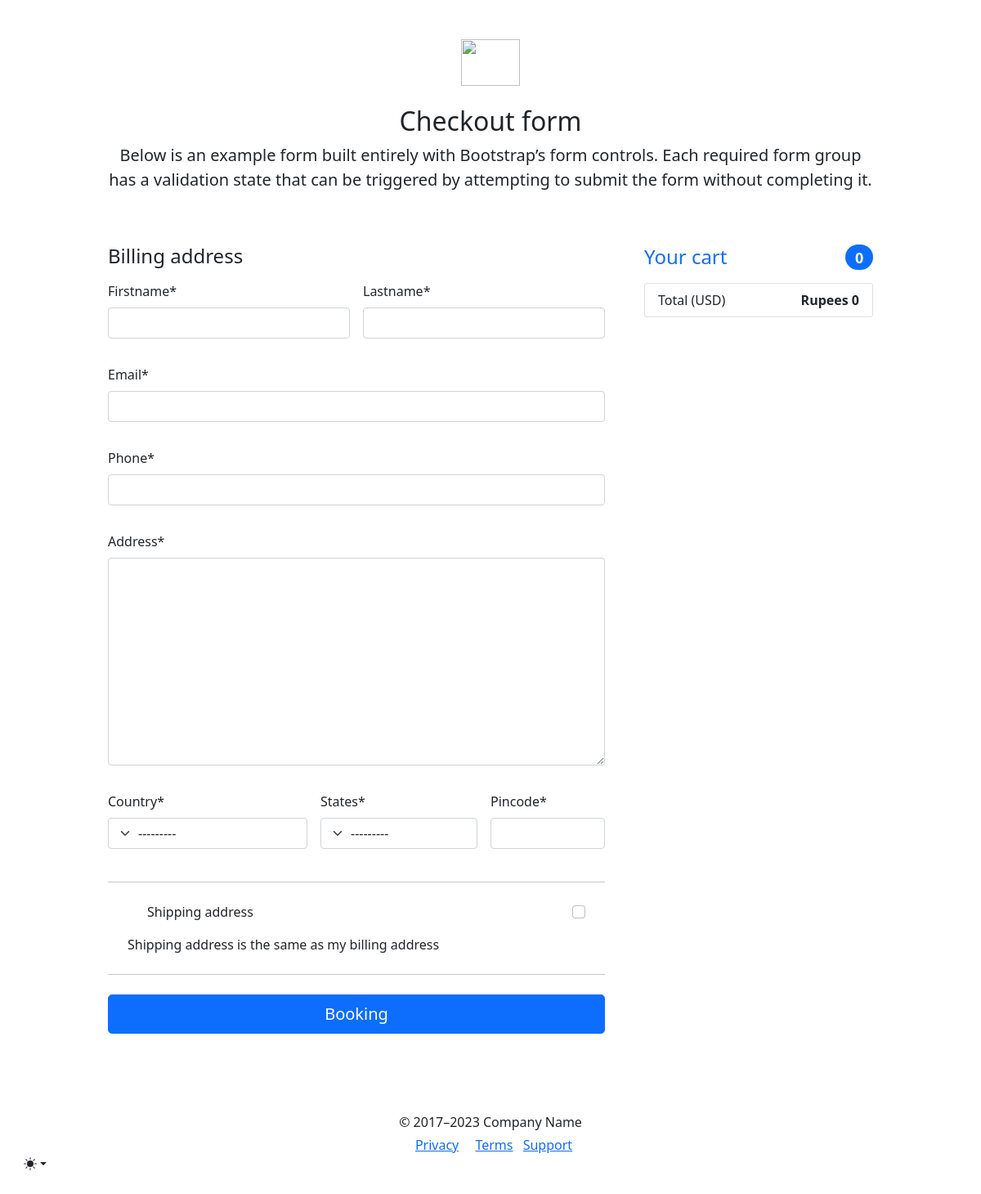
Page /food/checkout_food/ (signed in) on the earlier database version.
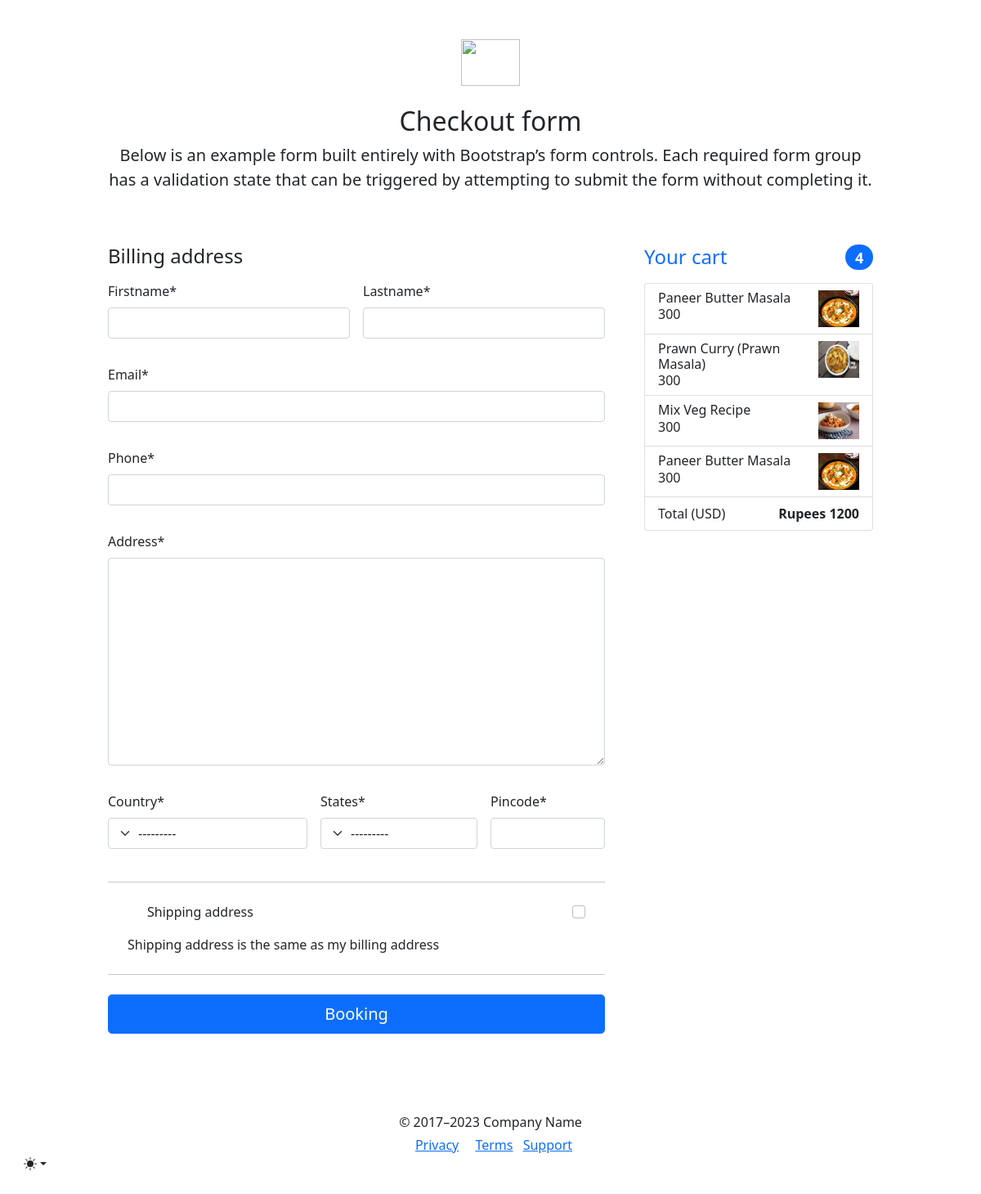
Same page on the later database version.
### food/models.py (models this page shows)
class food_items(models.Model):
    fid = models.BigAutoField(primary_key=True)
    mid = models.ForeignKey(menu_items, on_delete=models.CASCADE)
    f_name = models.CharField(max_length=50)
    f_desc = models.TextField()
    f_quantity = models.PositiveIntegerField(default=1)
    f_price = models.PositiveIntegerField(default=30)
    discount = models.PositiveSmallIntegerField(default=0)
    f_img = models.ImageField()

### food/views.py (the view, shortened to what this page needs)
@login_required(login_url='/authe/login')
def checkout_food(request):
    res = cart_items.objects.filter(
        cust_id=request.user.id).values_list('food_id')
    print()
    food_data = [food_items.objects.get(fid=i) for i in [i[0] for i in res]]
    print(food_data)
    food_count = [food_items.objects.get(fid=i).f_price for i in [
        i[0] for i in res]]
    print(food_count)
    form = order_food_items_form()
    total_price = sum(food_count)
    data = {'form': form, 'food_data': food_data,
            'f_price__sum': total_price, 'f_price__count': len(food_count)}
    return render(request=request, template_name='checkout.html', context=data)

### food/forms.py
class order_food_items_form(forms.ModelForm):
    class Meta:
        model = order_food
        exclude = ['cust_id', 'total_price']

### food/templates/checkout.html (shortened to what the changed rows need)
<!doctype html>
<html lang="en" data-bs-theme="auto">
<head>
  {% load static %}
  {% load crispy_forms_filters %} {% load crispy_forms_tags %}
  <link rel="stylesheet" href="https://cdn.jsdelivr.net/npm/@docsearch/css@3">
  {% include 'partials/_bootcss.html'%}
  <link href="{% static 'css/checkout.css' %}" rel="stylesheet">
</head>
<body class="bg-body-tertiary">
  <div class="container">
    <main>
      <div class="py-5 text-center">
        <h2>Checkout form</h2>
      </div>
      <div class="row g-5">
        <div class="col-md-5 col-lg-4 order-md-last">
          <h4 class="d-flex justify-content-between align-items-center mb-3">
            <span class="text-primary">Your cart</span>
            <span class="badge bg-primary rounded-pill">{{f_price__count}}</span>
          </h4>
          <ul class="list-group mb-3">
            {% for i in food_data %}
            <li class="list-group-item d-flex justify-content-between lh-sm">
              <div>
                <h6 class="my-0">{{i.f_name|title}}</h6>
                <span class="text-body-secondary">{{i.f_price}}</span>
              </div>
              <small class="text-body-secondary"><img src="{{i.f_img.url}}" alt="" height="45" width="50"></small>
            </li>
            {% endfor %}
            <li class="list-group-item d-flex justify-content-between">
              <span>Total (USD)</span>
              <strong>Rupees {{f_price__sum}}</strong>
            </li>
          </ul>
        </div>
      </div>
    </main>
  </div>
  {% include 'partials/_bootjs.html'%}
</body>
</html>

Differences in the rows shown:
added food_items: f_name "Paneer Butter Masala", f_price "300", f_img (picture)
added food_items: f_name "Prawn Curry (Prawn Masala)", f_price "300", f_img (picture)
added food_items: f_name "Mix Veg Recipe", f_price "300", f_img (picture)
Other differences:
{{ f_price__count }}: "0" → "4"
{{ f_price__sum }}: "0" → "1200"
